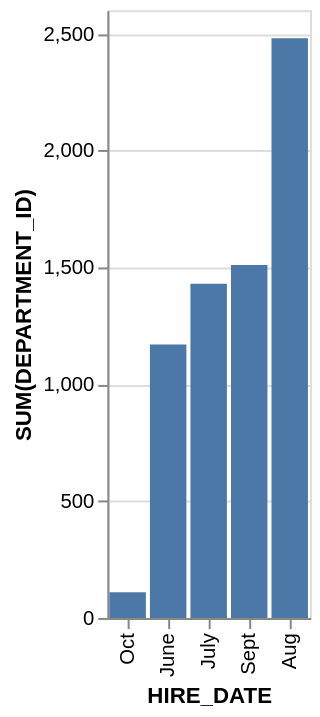

Source (Vega-Lite JSON):
### Vega-Lite specification from a JSON file in a GitHub repository (floating-point values rounded to 4 significant figures)
{"data": {"values": [{"x_data": "June", "y_data": 1170}, {"x_data": "July", "y_data": 1430}, {"x_data": "Aug", "y_data": 2480}, {"x_data": "Sept", "y_data": 1510}, {"x_data": "Oct", "y_data": 110}]}, "mark": "bar", "encoding": {"x": {"field": "x_data", "type": "nominal", "title": "HIRE_DATE", "sort": {"op": "sum", "field": "y_data", "order": "ascending"}}, "y": {"field": "y_data", "type": "quantitative", "title": "SUM(DEPARTMENT_ID)"}}}
